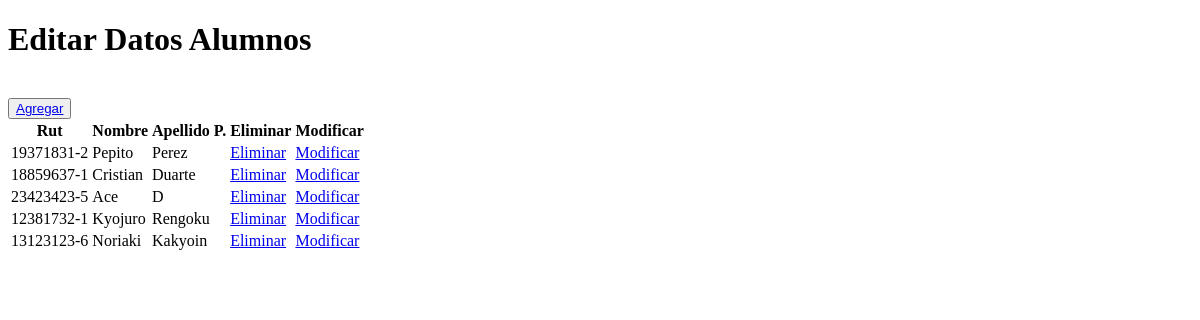
Before: /alumnos/crud/ with the older database file.
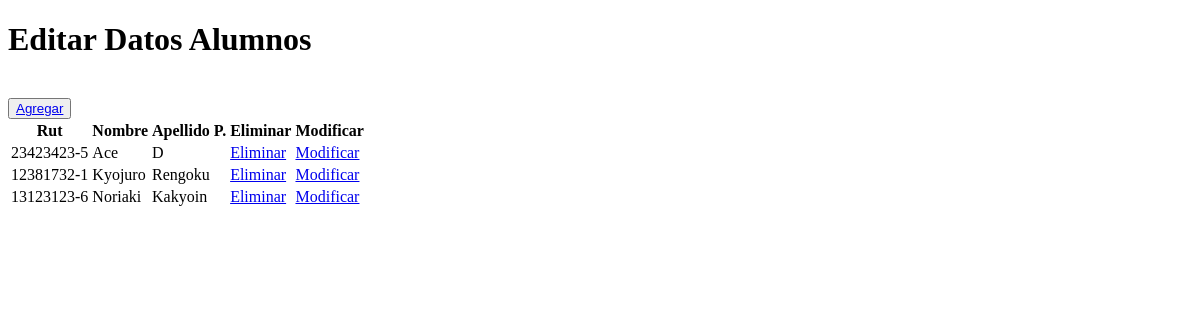
After: the same page with the newer database file.
### alumnos/models.py (models this page shows, shortened)
class Alumno(models.Model):
    rut = models.CharField(primary_key=True, max_length=10)
    nombre = models.CharField(max_length=20)
    apellido_paterno = models.CharField(max_length=20)
    apellido_materno = models.CharField(max_length=20)
    fecha_nacimiento = models.DateField(blank=False, null=False)
    id_genero = models.ForeignKey('Genero',on_delete=models.CASCADE, db_column='idGenero')
    telefono = models.CharField(max_length=45)
    email = models.EmailField(unique=True, max_length=100, blank=True, null=True)
    direccion = models.CharField(max_length=50, blank=True, null=True)
    activo = models.IntegerField()

### alumnos/views.py (the view)
# urls.py: path('crud/', views.crud, name='crud'),
def crud(request):
    alumnos = Alumno.objects.all()
    context = {"alumnos":alumnos}
    return render(request, 'alumnos/alumnos_list.html', context)

### alumnos/templates/alumnos/alumnos_list.html (shortened to what this page needs)
{% load static %}
<!DOCTYPE html>
<html lang="en">
<head>
</head>
<body>
    <h1>Editar Datos Alumnos</h1>
    <br>
    <button type="button">
        <a href="{% url 'alumnosAdd' %}">Agregar</a>
    </button>
    <table>
        <thead>
            <tr>
                <th>Rut</th>
                <th>Nombre</th>
                <th>Apellido P.</th>
                <th>Eliminar</th>
                <th>Modificar</th>
            </tr>
        </thead>
        <tbody>
            {% if alumnos %}
                {% for x in alumnos %}
                    <tr>
                        <td>{{ x.rut }}</td>
                        <td>{{ x.nombre }}</td>
                        <td>{{ x.apellido_paterno }}</td>
                        <td><a href="{% url 'alumnos_del' pk=x.rut %}">Eliminar</a></td>
                        <td><a href="{% url 'alumnos_findEdit' pk=x.rut %}">Modificar</a></td>
                    </tr>
                {% endfor %}
            {% endif %}
        </tbody>
    </table>
</body>
</html>

Changed rows visible on the page:
removed Alumno: rut "19371831-2", nombre "Pepito", apellido_paterno "Perez"
removed Alumno: rut "18859637-1", nombre "Cristian", apellido_paterno "Duarte"
